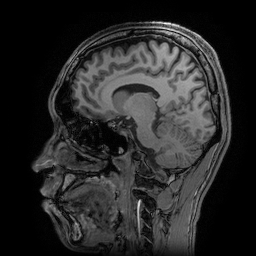
#> input picture 2026年度_B4課題引継ぎ/No.6_Denoising/data/original.pgm, 256 x 256 px
$ python add_noise.py
#> lines starting #> are read from the running program, lines starting #| are printed output that depends on the picture
"""
No.6 ガウスノイズ付加
MATLAB版 AddNoise.m の Python変換
"""
import numpy as np
import skimage.io
import skimage.util
import matplotlib.pyplot as plt
import japanize_matplotlib

# --- パラメータ ---
noise_sigma = 0.05  # ノイズ標準偏差（[0,1]正規化画像に対して）
input_path = "data/original.pgm"

# --- 画像読み込み ---
img = skimage.io.imread(input_path)
#> img is the input picture: shape (256, 256); min 0, max 255, mean 39.8
# [0, 1] に正規化
A = img.astype(float) / 255.0

# --- ガウスノイズ付加 ---
rng = np.random.default_rng(seed=0)
noise = rng.normal(0, noise_sigma, A.shape)
An = A + noise
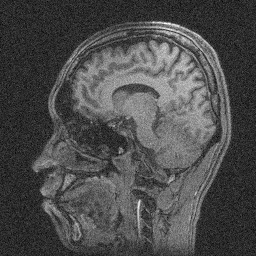
#> An: shape (256, 256) float64; min -0.196, max 0.976, mean 0.156; drawn with min black and max white
An_clipped = np.clip(An, 0, 1)
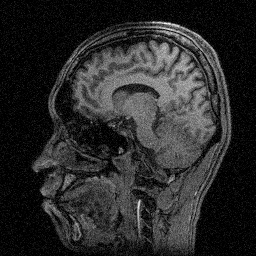
#> An_clipped: shape (256, 256) float64; min 0, max 0.976, mean 0.164

# --- プロット ---
fig, axes = plt.subplots(1, 3, figsize=(15, 5))
axes[0].imshow(A, cmap='gray', vmin=0, vmax=1)
axes[0].set_title('Original')
axes[0].axis('off')
axes[1].imshow(An_clipped, cmap='gray', vmin=0, vmax=1)
axes[1].set_title(f'Noisy (σ={noise_sigma})')
axes[1].axis('off')
axes[2].imshow(noise, cmap='bwr', vmin=-3*noise_sigma, vmax=3*noise_sigma)
axes[2].set_title('Noise component')
axes[2].axis('off')
fig.tight_layout()
fig.savefig('noisy_image.png', dpi=150)
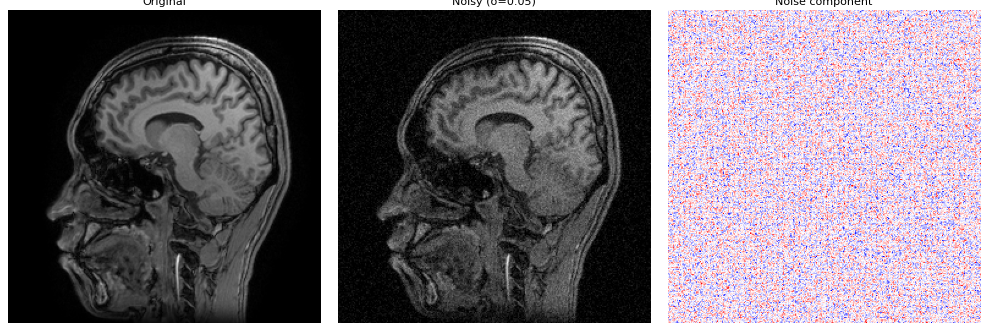
#> figure drawn by matplotlib, 3 panels
plt.show()

# --- 保存 ---
sigma_tag = f"{int(noise_sigma*1000):04d}"
out_path = f"data/noisy_{sigma_tag}.pgm"
skimage.io.imsave(out_path, (An_clipped * 255).astype(np.uint8))
print(f"{out_path} を保存しました")
